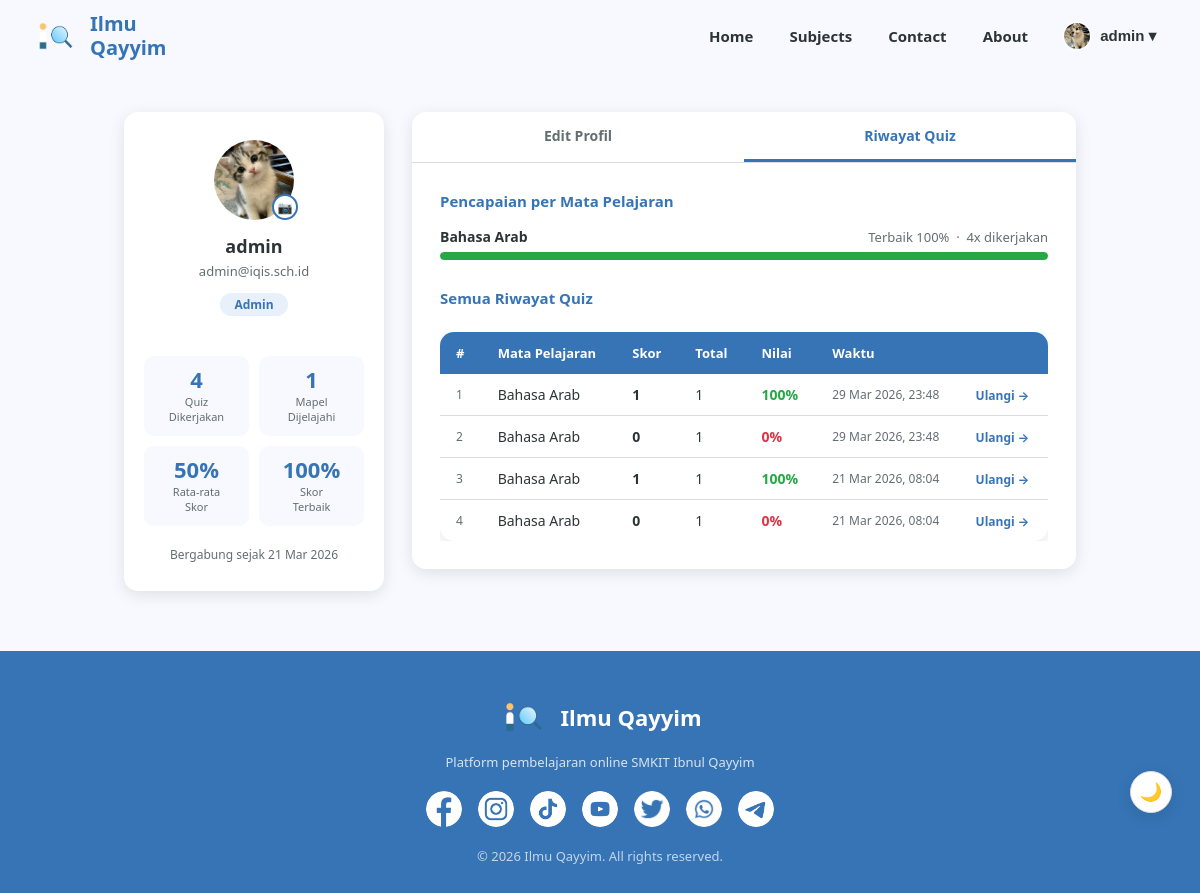
Page /pages/profile.php?tab=history (signed in) on the committed database.
### tables this page shows
CREATE TABLE `users` (
  `id` int(11) NOT NULL,
  `name` varchar(100) NOT NULL,
  `email` varchar(150) NOT NULL,
  `password` varchar(255) NOT NULL,
  `role` enum('siswa','guru','admin') NOT NULL DEFAULT 'siswa',
  `avatar` varchar(255) DEFAULT NULL,
  `created_at` timestamp NOT NULL DEFAULT current_timestamp()
);

CREATE TABLE `quiz_results` (
  `id` int(11) NOT NULL,
  `user_id` int(11) NOT NULL,
  `subject_id` int(11) NOT NULL,
  `score` int(11) NOT NULL DEFAULT 0,
  `total` int(11) NOT NULL DEFAULT 0,
  `taken_at` timestamp NOT NULL DEFAULT current_timestamp()
);

CREATE TABLE `subjects` (
  `id` int(11) NOT NULL,
  `name` varchar(100) NOT NULL,
  `slug` varchar(100) NOT NULL,
  `image` varchar(255) DEFAULT NULL,
  `description` text DEFAULT NULL,
  `created_at` timestamp NOT NULL DEFAULT current_timestamp()
);

### config/db.php (called while the page is built, shortened)
<?php
function db_fetch_all(mysqli $conn, string $sql): array {
    $result = mysqli_query($conn, $sql);
    $rows = mysqli_fetch_all($result, MYSQLI_ASSOC);
    return $rows ?: [];
}
function db_fetch_one(mysqli $conn, string $sql): ?array {
    $result = mysqli_query($conn, $sql);
    $row = mysqli_fetch_assoc($result);
    return $row ?: null;
}

### pages/profile.php (the view, shortened to what this page needs)
<?php
require_once '../config/db.php';
$base   = '../';
$uid    = (int) $_SESSION['user_id'];
$flash  = ['type' => '', 'msg' => ''];
$stmt_u = mysqli_prepare($conn, "SELECT id, name, email, role, avatar, created_at FROM users WHERE id = ? LIMIT 1");
mysqli_stmt_bind_param($stmt_u, 'i', $uid);
mysqli_stmt_execute($stmt_u);
$profile = mysqli_fetch_assoc(mysqli_stmt_get_result($stmt_u));
$quiz_stats = db_fetch_one($conn,
    "SELECT
        COUNT(*)                                    AS total_attempts,
        COUNT(DISTINCT subject_id)                  AS subjects_tried,
        COALESCE(AVG(score / total * 100), 0)       AS avg_score,
        COALESCE(MAX(score / total * 100), 0)       AS best_score
     FROM quiz_results
     WHERE user_id = $uid AND total > 0"
);
$tab = $_GET['tab'] ?? 'profile';
$quiz_history = [];
if ($tab === 'history') {
    $quiz_history = db_fetch_all($conn,
        "SELECT qr.*, s.name AS subject_name, s.slug
         FROM quiz_results qr
         JOIN subjects s ON s.id = qr.subject_id
         WHERE qr.user_id = $uid
         ORDER BY qr.taken_at DESC"
    );
}
$best_per_subject = db_fetch_all($conn,
    "SELECT s.name AS subject_name, s.slug,
            MAX(qr.score)  AS best_score,
            MAX(qr.total)  AS total,
            COUNT(*)        AS attempts
     FROM quiz_results qr
     JOIN subjects s ON s.id = qr.subject_id
     WHERE qr.user_id = $uid
     GROUP BY qr.subject_id
     ORDER BY best_score DESC"
);
?>
<!DOCTYPE html>
<html lang="id">
<head>
    <link rel="stylesheet" href="../assets/css/style.css">
</head>
<body>
<?php require_once '../includes/navbar.php'; ?>
<div class="profile-layout">
    <aside class="profile-card">
        <?php
        $avatar_url  = !empty($profile['avatar'])
            ? '../assets/images/avatars/' . htmlspecialchars($profile['avatar'])
            : null;
        ?>
        <div class="profile-avatar-wrap">
            <?php if ($avatar_url): ?>
            <img src="<?= $avatar_url ?>" alt="Avatar" class="profile-avatar-img">
            <?php else: ?>
            <div class="profile-avatar">
                <?= strtoupper(substr($profile['name'] ?? 'U', 0, 1)) ?>
            </div>
            <?php endif; ?>
            <label class="avatar-upload-btn" title="Ganti foto">
                📷
            </label>
        </div>
        <div class="profile-name"><?= htmlspecialchars($profile['name'] ?? '') ?></div>
        <div class="profile-email"><?= htmlspecialchars($profile['email'] ?? '-') ?></div>
        <span class="profile-role"><?= ucfirst($profile['role'] ?? 'siswa') ?></span>
        <div class="mini-stats">
            <div class="mini-stat">
                <div class="mini-stat-num"><?= (int)($quiz_stats['total_attempts'] ?? 0) ?></div>
                <div class="mini-stat-label">Quiz<br>Dikerjakan</div>
            </div>
            <div class="mini-stat">
                <div class="mini-stat-num"><?= (int)($quiz_stats['subjects_tried'] ?? 0) ?></div>
                <div class="mini-stat-label">Mapel<br>Dijelajahi</div>
            </div>
            <div class="mini-stat">
                <div class="mini-stat-num"><?= round($quiz_stats['avg_score'] ?? 0) ?>%</div>
                <div class="mini-stat-label">Rata-rata<br>Skor</div>
            </div>
            <div class="mini-stat">
                <div class="mini-stat-num"><?= round($quiz_stats['best_score'] ?? 0) ?>%</div>
                <div class="mini-stat-label">Skor<br>Terbaik</div>
            </div>
        </div>
        <div class="profile-since">
            Bergabung sejak <?= !empty($profile['created_at']) ? date('d M Y', strtotime($profile['created_at'])) : '-' ?>
        </div>
    </aside>
    <div class="profile-panel">
        <nav class="tab-nav">
            <a href="profile.php?tab=profile"
               class="tab-btn <?= $tab === 'profile' ? 'active' : '' ?>">
                Edit Profil
            </a>
            <a href="profile.php?tab=history"
               class="tab-btn <?= $tab === 'history' ? 'active' : '' ?>">
                Riwayat Quiz
            </a>
        </nav>
        <div class="tab-content">
            <?php if ($tab === 'profile'): ?>
            <?php if ($flash['msg']): ?>
            <div class="alert alert-<?= $flash['type'] === 'success' ? 'success' : 'error' ?>"
                 style="margin-bottom:20px;">
                <?= $flash['type'] === 'success' ? '✓ ' : '⚠️ ' ?>
                <?= $flash['msg'] ?>
            </div>
            <?php endif; ?>
            <form method="POST" action="">
                <input type="hidden" name="update_profile" value="1">
                <p class="form-section-title">Informasi Akun</p>
                <div class="form-row">
                    <div class="form-group">
                        <label>Nama Lengkap</label>
                        <input type="text" name="name" required
                               value="<?= htmlspecialchars($profile['name']) ?>">
                    </div>
                    <div class="form-group">
                        <label>Email</label>
                        <input type="email" name="email" required
                               value="<?= htmlspecialchars($profile['email'] ?? '') ?>">
                    </div>
                </div>
                <p class="form-section-title">Ganti Password <small style="font-weight:400;color:var(--text-muted)">(opsional)</small></p>
                <div class="form-group">
                    <label>Password Saat Ini</label>
                    <input type="password" name="current_password" placeholder="Masukkan password saat ini">
                </div>
                <div class="form-row">
                    <div class="form-group">
                        <label>Password Baru <small style="color:#999">(min. 6 karakter)</small></label>
                        <input type="password" name="new_password" placeholder="Password baru">
                    </div>
                    <div class="form-group">
                        <label>Konfirmasi Password Baru</label>
                        <input type="password" name="confirm_password" placeholder="Ulangi password baru">
                    </div>
                </div>
                <button type="submit" class="btn-primary">Simpan Perubahan</button>
            </form>
            <?php elseif ($tab === 'history'): ?>
            <?php if (empty($best_per_subject)): ?>
            <div class="history-empty">
                <p>Kamu belum pernah mengerjakan quiz.</p>
                <a href="subjects.php" class="btn-primary" style="display:inline-block;">
                    Mulai Belajar
                </a>
            </div>
            <?php else: ?>
            <h3 style="font-size:15px;color:var(--blue);margin-bottom:16px;">
                Pencapaian per Mata Pelajaran
            </h3>
            <?php foreach ($best_per_subject as $bp):
                $pct = $bp['total'] > 0 ? round($bp['best_score'] / $bp['total'] * 100) : 0;
                $bar_class = $pct >= 70 ? 'good' : ($pct >= 40 ? 'ok' : 'low');
            ?>
            <div class="subject-progress">
                <div class="subject-progress-header">
                    <span class="subject-progress-name">
                        <?= htmlspecialchars($bp['subject_name']) ?>
                    </span>
                    <span class="subject-progress-score">
                        Terbaik <?= $pct ?>% &nbsp;·&nbsp; <?= $bp['attempts'] ?>x dikerjakan
                    </span>
                </div>
                <div class="progress-bar-bg">
                    <div class="progress-bar-fill <?= $bar_class ?>"
                         style="width:<?= $pct ?>%"></div>
                </div>
            </div>
            <?php endforeach; ?>
            <h3 style="font-size:15px;color:var(--blue);margin:28px 0 14px;">
                Semua Riwayat Quiz
            </h3>
            <div class="history-table-wrap">
                <table class="data-table">
                    <thead>
                        <tr>
                            <th>#</th>
                            <th>Mata Pelajaran</th>
                            <th>Skor</th>
                            <th>Total</th>
                            <th>Nilai</th>
                            <th>Waktu</th>
                            <th></th>
                        </tr>
                    </thead>
                    <tbody>
                    <?php foreach ($quiz_history as $i => $r):
                        $pct = $r['total'] > 0 ? round($r['score'] / $r['total'] * 100) : 0;
                        $color = $pct >= 70 ? '#28a745' : ($pct >= 40 ? '#ffc107' : '#dc3545');
                    ?>
                    <tr>
                        <td style="color:var(--text-muted);font-size:12px;"><?= $i + 1 ?></td>
                        <td><?= htmlspecialchars($r['subject_name']) ?></td>
                        <td><strong><?= $r['score'] ?></strong></td>
                        <td><?= $r['total'] ?></td>
                        <td>
                            <span style="color:<?= $color ?>;font-weight:700;font-size:14px;">
                                <?= $pct ?>%
                            </span>
                        </td>
                        <td style="font-size:12px;color:var(--text-muted);white-space:nowrap;">
                            <?= date('d M Y, H:i', strtotime($r['taken_at'])) ?>
                        </td>
                        <td>
                            <a href="quiz.php?slug=<?= urlencode($r['slug']) ?>"
                               style="color:var(--blue);font-size:12px;font-weight:700;white-space:nowrap;">
                                Ulangi →
                            </a>
                        </td>
                    </tr>
                    <?php endforeach; ?>
                    </tbody>
                </table>
            </div>
            <?php endif; ?>
            <?php endif; ?>
        </div>
    </div>
</div>
<?php require_once '../includes/footer.php'; ?>
</body>
</html>

### includes/navbar.php (shortened to what this page needs)
<?php
$current_page = basename($_SERVER['PHP_SELF']);
$user = [
    'id'   => $_SESSION['user_id']   ?? null,
    'name' => $_SESSION['user_name'] ?? null,
    'role' => $_SESSION['role']      ?? null,
];
?>
<nav id="navbar">
    <div class="nav-logo">
        <a href="<?= $base ?>index.php" style="display:flex;align-items:center;gap:10px;text-decoration:none;">
            <img src="<?= $base ?>assets/images/IQ-Contrast.png" alt="Ilmu Qayyim" class="nav-logo-img">
            <span class="nav-logo-text">Ilmu <br>Qayyim</span>
        </a>
    </div>
    <ul class="nav-links" id="navLinks">
        <li><a href="<?= $base ?>index.php"          class="<?= $current_page === 'index.php'    ? 'active' : '' ?>">Home</a></li>
        <li><a href="<?= $base ?>pages/subjects.php" class="<?= $current_page === 'subjects.php' ? 'active' : '' ?>">Subjects</a></li>
        <li><a href="<?= $base ?>pages/contact.php"  class="<?= $current_page === 'contact.php'  ? 'active' : '' ?>">Contact</a></li>
        <li><a href="<?= $base ?>pages/about.php"    class="<?= $current_page === 'about.php'    ? 'active' : '' ?>">About</a></li>
        <?php if ($user['id']): ?>
        <li class="nav-dropdown">
            <?php
            $nav_avatar_sql = "SELECT avatar FROM users WHERE id = " . (int)$user['id'] . " LIMIT 1";
            $nav_avatar_row = db_fetch_one($conn, $nav_avatar_sql);
            $nav_avatar_file = $nav_avatar_row['avatar'] ?? null;
            ?>
            <button class="nav-dropbtn" id="profileBtn">
                <?php if (!empty($nav_avatar_file) && file_exists($base . 'assets/images/avatars/' . $nav_avatar_file)): ?>
                <img src="<?= $base ?>assets/images/avatars/<?= htmlspecialchars($nav_avatar_file) ?>"
                     style="width:30px;height:30px;border-radius:50%;object-fit:cover;border:2px solid rgba(255,255,255,0.5);"
                     alt="avatar">
                <?php else: ?>
                <span class="nav-avatar">
                    <?= strtoupper(substr($user['name'], 0, 1)) ?>
                </span>
                <?php endif; ?>
                <?= htmlspecialchars(explode(' ', $user['name'])[0]) ?> ▾
            </button>
        </li>
        <?php endif; ?>
    </ul>
</nav>

### assets/css/style.css (style rules this page uses)
*, *::before, *::after { margin: 0; padding: 0; box-sizing: border-box; }
:root { --blue: #3674B5; --blue-dark: #2a5a9a; --blue-light: #e8f1fb; --white: #ffffff; --bg: #F8F8FF; --text: #2d3436; --text-muted: #636e72; --border: #dcdde1; --radius: 10px; --radius-lg: 14px; --shadow: 0 4px 16px rgba(0,0,0,0.10); --shadow-lg: 0 8px 28px rgba(0,0,0,0.14); --nav-h: 72px; --transition: 0.25s ease; }
html { scroll-behavior: smooth; }
body { background: var(--bg); color: var(--text); font-family: system-ui, -apple-system, 'Segoe UI', Roboto, sans-serif; overflow-x: hidden; padding-top: var(--nav-h); }
img { max-width: 100%; height: auto; display: block; }
a { color: inherit; text-decoration: none; }
ul { list-style: none; }
#navbar { position: fixed; top: 0; left: 0; right: 0; height: var(--nav-h); display: flex; align-items: center; justify-content: space-between; padding: 0 32px; z-index: 1000; transition: background var(--transition), box-shadow var(--transition); }
.nav-logo-img { width: 48px; }
.nav-logo-text { color: var(--blue); font-size: 20px; font-weight: 700; line-height: 1.2; transition: color var(--transition); }
.nav-links { display: flex; align-items: center; gap: 8px; }
.nav-links li a { display: block; padding: 8px 14px; font-size: 15px; font-weight: 600; color: var(--text); border-radius: 8px; transition: background var(--transition), color var(--transition); position: relative; }
.nav-dropdown { position: relative; }
.nav-dropbtn { display: flex; align-items: center; gap: 8px; background: transparent; border: none; cursor: pointer; font-size: 15px; font-weight: 600; color: var(--text); padding: 8px 12px; border-radius: 8px; transition: background var(--transition), color var(--transition); }
.data-table { width: 100%; border-collapse: collapse; background: var(--white); border-radius: var(--radius-lg); overflow: hidden; box-shadow: var(--shadow); }
.data-table th { background: var(--blue); color: var(--white); padding: 12px 16px; text-align: left; font-size: 13px; }
.data-table td { padding: 11px 16px; font-size: 14px; border-bottom: 1px solid var(--border); }
.data-table tr:last-child td { border-bottom: none; }

### rows in the picture
users: avatar (picture), name "admin", email "admin@iqis.sch.id", role "Admin", created_at "21 Mar 2026"
quiz_results: subject.name "Bahasa Arab", score "1", total "1", pct "100", taken_at "29 Mar 2026, 23:48"
quiz_results: subject.name "Bahasa Arab", score "0", total "1", taken_at "29 Mar 2026, 23:48"
quiz_results: subject.name "Bahasa Arab", score "1", total "1", pct "100", taken_at "21 Mar 2026, 08:04"
quiz_results: subject.name "Bahasa Arab", score "0", total "1", taken_at "21 Mar 2026, 08:04"

### other values in the picture
$quiz_stats['total_attempts'] "4"
$quiz_stats['subjects_tried'] "1"
$quiz_stats['avg_score'] "50"
$quiz_stats['best_score'] "100"
$bp['subject_name'] "Bahasa Arab"
$pct "100"
$bp['attempts'] "4"
